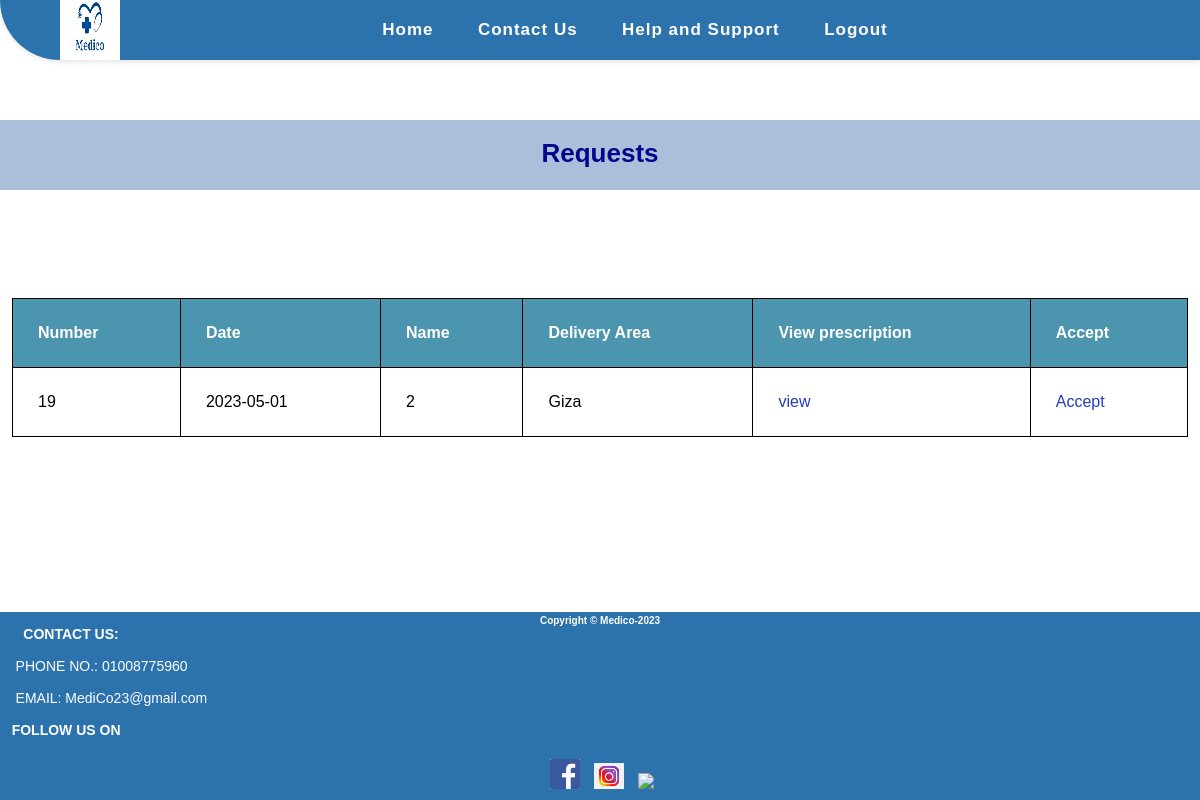
/pharmacy/requests.php (signed in), run on an earlier commit of the app's database.
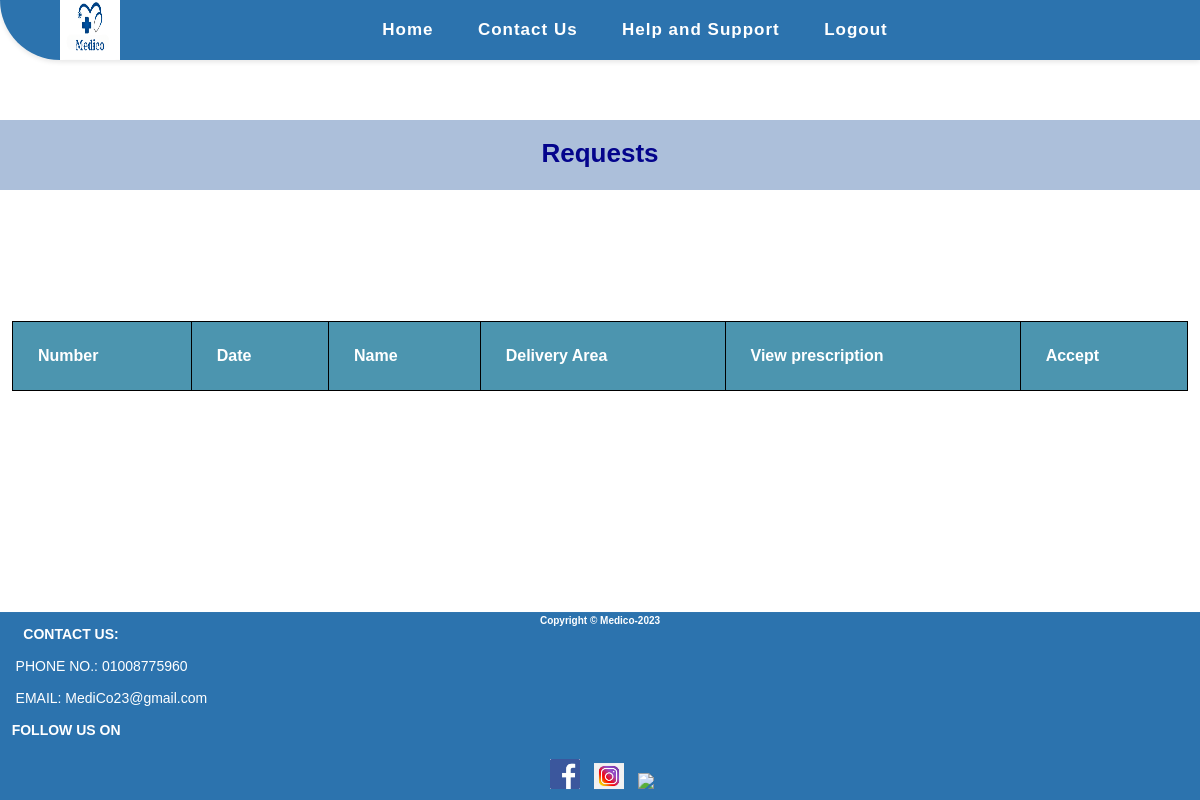
And on a later commit of the database.
### tables this page shows
CREATE TABLE `images` (
  `id` int(11) NOT NULL,
  `patient_id` int(11) NOT NULL,
  `patient_address` varchar(255) NOT NULL,
  `date_of_order` date NOT NULL,
  `time_of_order` time NOT NULL,
  `image` mediumtext NOT NULL,
  `activity` varchar(255) NOT NULL
);

### pharmacy/requests.php (the view, shortened to what this page needs)
<?php
include "../shared/conn.php";
if (isset($_SESSION['pharmacy'])) {
    $select = "SELECT * FROM `images` WHERE activity = 'yes' ";
    $sel = mysqli_query($connect , $select);
    ?>
<!DOCTYPE html>
<html lang="en">
<head>
    <link rel="stylesheet" href="../CSS/footer.css">
    <link rel="stylesheet" href="../CSS/pharmacy's view.css">
</head>
<body>
    <nav>
        <div class="logo">
            <a href="#"><img src="../Images/medico.png" alt="Medico Logo"></a>
        </div>
        <ul class="nav-links">
            <li><a href="./pharmacy_view.php">Home</a></li>
            <li><a href="#">Contact Us</a></li>
            <li><a href="#">Help and Support</a></li>
            <li><a href="../shared/login.php?gbye='1'">Logout</a></li>
        </ul>
    </nav>
    <h1 class="h1_text" id="Requests">Requests</h1>
    <table>
        <thead>
            <tr>
                <th>Number</th>
                <th>Date</th>
                <th>Name</th>
                <th>Delivery Area</th>
                <th>View prescription</th>
                <th>Accept</th>
            </tr>
        </thead>
        <tbody>
            <?php foreach($sel as $s){  ?>
            <tr>
                <td><?php echo $s['id']; ?></td>
                <td><?php echo $s['date_of_order']; ?></td>
                <td><?php echo $s['patient_id']; ?></td>
                <td><?php echo $s['patient_address']; ?></td>
                <td><a href="prescription.php?view=<?php echo $s['id']; ?>">view</a></td>
                <td><a href="sending_order_accepted.php?send=<?php echo $s['id']; ?>">Accept</a></td>
            </tr>
            <?php } ?>
        </tbody>
    </table>
    <?php } ?>
    <footer class="sticky-footer">
        <div>
            <h6>Copyright &copy Medico-2023</h6>
        </div>
               <div>
               <h4 class="_14">  &nbsp  &nbsp  &nbsp CONTACT US:</h4>
                  <br>    &nbsp  &nbsp PHONE NO.: 01008775960 <br>
                   <br>    &nbsp  &nbsp EMAIL: MediCo23@gmail.com
</div>
<br>
<div class="footer-social-icons">
  <h4 class="r"> &nbsp &nbspFOLLOW US ON</h4>
  <br>
  <ul class="social-icons">
    <li><a href="www.facbook.com">&nbsp<img width=30px hight=40px
          src="../Images/icona1.png"></a></li>
    <li><a href="www.instagram.com"><img width=30px hight=40px
          src="../Images/icona2.png"></a></li></li>
    <li><a href="www.twitter.com"><img width=30px hight=40px
          src="../Images/twitter.jpg"></a></li>
</ul>
</div>
    </footer>
</body>
</html>

What changed in the data, as far as the page shows it:
removed images: id "19", date_of_order "2023-05-01", patient "2", patient_address "Giza"
